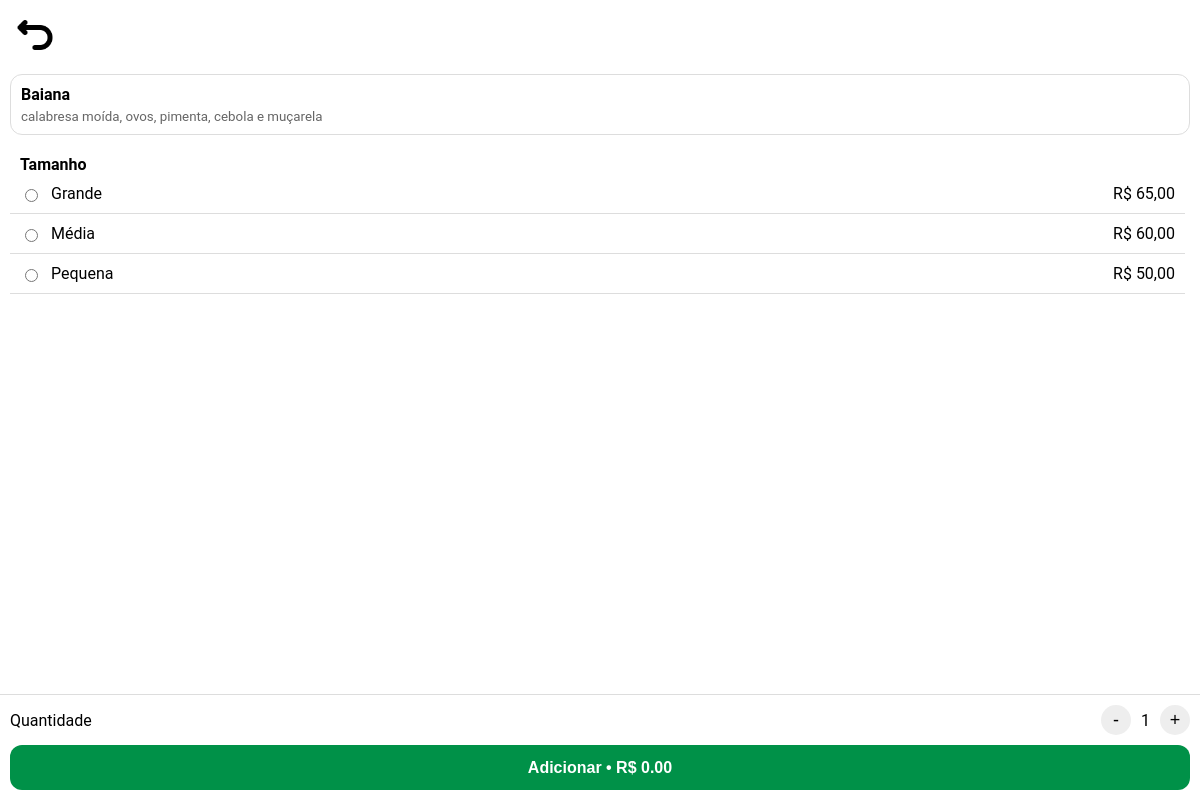
Screenshot of /item/7/1 with the database file from the repository.
### tables this page shows
CREATE TABLE itens (
        id INTEGER PRIMARY KEY,
        nome VARCHAR(100),
        descricao TEXT,
        preco REAL,
        id_estabelecimento INTEGER,
        id_categoria INTEGER,
        FOREIGN KEY (id_estabelecimento) REFERENCES estabelecimentos (id),
        FOREIGN KEY (id_categoria) REFERENCES categorias (id)
        );

CREATE TABLE opcoes_valores (
        id INTEGER PRIMARY KEY,
        nome VARCHAR(100),
        preco REAL,
        id_opcao INTEGER,
        id_estabelecimento INTEGER,
        FOREIGN KEY (id_opcao) REFERENCES opcoes (id),
        FOREIGN KEY (id_estabelecimento) REFERENCES opcoes (id)
        );

CREATE TABLE opcoes (
        id INTEGER PRIMARY KEY,
        nome VARCHAR(100),
        id_item INTEGER,
        id_estabelecimento INTEGER,
        FOREIGN KEY (id_item) REFERENCES itens (id),
        FOREIGN KEY (id_estabelecimento) REFERENCES estabelecimentos (id)
        );

### routes/item.py (the view)
@item_bp.route("/item/<int:id>/<int:id_estabelecimento>", methods=["GET"])
def item(id, id_estabelecimento):
    item = ItemModel.buscar_item(id, id_estabelecimento)
    opcoes = montar_opcoes(id)
    return render_template(
        "item.html",
        id=id,
        id_estabelecimento=id_estabelecimento,
        nome=item[0],
        descricao=item[1],
        opcoes=opcoes.values()
        )

### database/banco_dados_principal.py (called while the page is built)
def conectar_banco_dados_principal():
    return sqlite3.connect(BANCO_DADOS_PRINCIPAL)

### models/item_model.py (called while the page is built)
    @staticmethod
    def buscar_item(id, id_estabelecimento):
        conexao = None
        try:
            conexao = conectar_banco_dados_principal()
            cursor = conexao.cursor()
            cursor.execute(
                f"""
                SELECT
                nome,
                descricao,
                preco
                FROM {TABELA_ITENS}
                WHERE id = ? AND id_estabelecimento = ?
                """,
                    (
                        id,
                        id_estabelecimento
                    )
                )
            resultado = cursor.fetchone()
            return resultado
        except Exception as erro:
            print("Erro ao buscar item: ", erro)
            return
        finally:
            if conexao:
                conexao.close()

### templates/item.html (shortened to what this page needs)
<!DOCTYPE html>
<html lang="pt-BR">
<head>
    <link rel="stylesheet" href="{{ url_for('static', filename='css/item.css') }}">
</head>
<body>
    <div class="voltar">
        <a href="{{ url_for('estabelecimento.estabelecimento', id=id_estabelecimento) }}">
            <img src="{{ url_for('static', filename='images/icons/voltar_black.png') }}" width="40" alt="Relógio">
        </a>
    </div>
    <div class="informacoes-item">
        <b>{{ nome }}</b>
        <small>{{ descricao }}</small>
    </div>
    <div class="opcoes-scroll">
        {% for opcao in opcoes %}
            <div class="opcao-inteira">
                <b class="opcao-nome">{{ opcao.nome }}</b>
                {% for item in opcao.itens %}
                    <div class="opcao-item">
                        <label class="opcao-esquerda">
                            <input
                                type="radio"
                                name="opcao_{{ opcao.id }}"
                                value="{{ item.id }}"
                                data-preco="{{ item.preco }}"
                            >
                            <span>{{ item.nome }}</span>
                        </label>
                        <span>R$ {{ item.preco }}</span>
                    </div>
                {% endfor %}
            </div>
        {% endfor %}
    </div>
    <div class="adicionar-carrinho">
        <div class="quantidade">
            <span>Quantidade</span>
            <div class="controle-quantidade">
                <button type="button" class="btn-menos">-</button>
                <span id="qtd">1</span>
                <button type="button" class="btn-mais">+</button>
            </div>
        </div>
        <button class="botao-adicionar-carrinho">
            Adicionar • <span id="preco-total">R$ 0,00</span>
        </button>
    </div>
</body>
</html>

### static/css/item.css (style rules this page uses)
body { margin: 0; font-family: 'Roboto', sans-serif; font-size: 16px; }
.voltar { display: flex; margin: 15px; }
.informacoes-item { display: grid; flex-direction: column; gap: 5px; align-items: center; border: 1px solid #ddd; border-radius: 12px; padding: 10px; margin: 10px; background-color: #fff; margin-bottom: 20px; }
.informacoes-item b { font-size: 16px; }
.informacoes-item small { color: #666; }
.opcao-inteira { margin-bottom: 30px; }
.opcao-nome { margin-left: 20px; }
.opcao-item { display: flex; justify-content: space-between; padding: 10px; border-bottom: 1px solid #ddd; margin-left: 10px; margin-right: 10px; }
.opcao-esquerda { display: flex; text-align: left; align-items: center; gap: 10px; cursor: pointer; }
.opcoes-scroll { max-height: 300px; overflow-y: auto; padding-right: 5px; }
.adicionar-carrinho { position: fixed; bottom: 0; left: 0; right: 0; background: #fff; border-top: 1px solid #ddd; padding: 10px; display: flex; flex-direction: column; gap: 10px; }
.quantidade { display: flex; justify-content: space-between; align-items: center; }
.controle-quantidade { display: flex; align-items: center; gap: 10px; }
.controle-quantidade button { width: 30px; height: 30px; border-radius: 50%; border: none; background: #eee; font-size: 18px; cursor: pointer; }
.botao-adicionar-carrinho { width: 100%; height: 45px; border: none; border-radius: 12px; background: #009148; color: white; font-size: 16px; font-weight: bold; cursor: pointer; transition: 0.2s; }

### rows the page displays
itens: nome "Baiana", descricao "calabresa moída, ovos, pimenta, cebola e muçarela"
opcoes_valores: nome "Tamanho", nome "Grande", preco "65,00"
opcoes_valores: nome "Média", preco "60,00"
opcoes_valores: nome "Pequena", preco "50,00"
